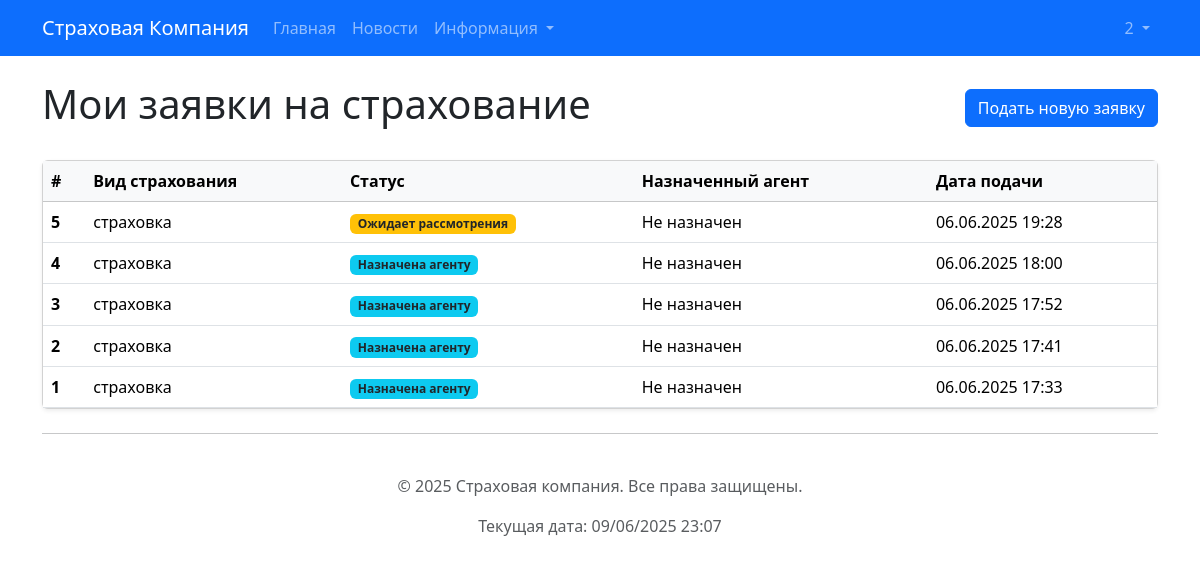
Page /requests/ (signed in) on the committed database.
### insurance_app/models.py (models this page shows, shortened)
class InsuranceRequest(models.Model):
    STATUS_CHOICES = [
        ('pending', 'Ожидает рассмотрения'),
        ('assigned', 'Назначена агенту'),
        ('processing', 'В обработке'),
        ('completed', 'Завершено (договор создан)'),
        ('cancelled', 'Отменена'),
    ]
    client = models.ForeignKey(User, on_delete=models.CASCADE, related_name='insurance_requests', verbose_name="Клиент")
    insurance_type = models.ForeignKey(InsuranceType, on_delete=models.PROTECT, verbose_name="Желаемый вид страхования")
    assigned_agent = models.ForeignKey(Agent, on_delete=models.SET_NULL, null=True, blank=True, related_name='assigned_requests', verbose_name="Назначенный агент")
    status = models.CharField(max_length=20, choices=STATUS_CHOICES, default='pending', verbose_name="Статус заявки")
    client_notes = models.TextField(blank=True, verbose_name="Примечание от клиента", help_text="Любые детали или вопросы, которые вы хотите уточнить.")
    agent_notes = models.TextField(blank=True, verbose_name="Примечания агента", help_text="Внутренние пометки для агента.")
    created_at = models.DateTimeField(auto_now_add=True, verbose_name="Дата создания заявки")
    updated_at = models.DateTimeField(auto_now=True, verbose_name="Дата последнего обновления")
    class Meta:
        verbose_name = "Заявка на страхование"
        verbose_name_plural = "Заявки на страхование"
        ordering = ['-created_at']

class InsuranceType(models.Model):
    name = models.CharField(max_length=200, verbose_name="Название вида страхования")
    description = models.TextField(verbose_name="Описание")
    agent_commission_percentage = models.DecimalField(max_digits=5, decimal_places=2, validators=[MinValueValidator(0), MaxValueValidator(100)], verbose_name="Процент комиссии агенту")
    class Meta:
        verbose_name = "Вид страхования"
        verbose_name_plural = "Виды страхования"

### insurance_app/views.py (the view)
# urls.py: path('requests/', views.insurance_request_list, name='request_list'),
@login_required
def insurance_request_list(request):
    if not hasattr(request.user, 'client_profile'):
        messages.error(request, "Эта страница доступна только для клиентов.")
        return redirect('insurance_app:home')
    requests = InsuranceRequest.objects.filter(client=request.user).select_related('insurance_type', 'assigned_agent').order_by('-created_at')
    context = {
        'requests': requests,
        'page_title': 'Мои заявки на страхование'
    }
    return render(request, 'insurance_app/requests/request_list.html', context)

### insurance_app/templates/insurance_app/requests/request_list.html (shortened to what this page needs)
{% extends 'base.html' %}
{% block content %}
<div class="d-flex justify-content-between align-items-center mb-4">
    <h1>{{ page_title }}</h1>
    <a href="{% url 'insurance_app:request_create' %}" class="btn btn-primary">Подать новую заявку</a>
</div>
{% if requests %}
<div class="card shadow-sm">
    <div class="table-responsive">
        <table class="table table-hover mb-0">
            <thead class="table-light">
                <tr>
                    <th scope="col">#</th>
                    <th scope="col">Вид страхования</th>
                    <th scope="col">Статус</th>
                    <th scope="col">Назначенный агент</th>
                    <th scope="col">Дата подачи</th>
                </tr>
            </thead>
            <tbody>
                {% for request in requests %}
                <tr>
                    <th scope="row">{{ request.id }}</th>
                    <td>{{ request.insurance_type.name }}</td>
                    <td>
                        <span class="badge
                            {% if request.status == 'pending' %}bg-warning text-dark
                            {% elif request.status == 'assigned' %}bg-info text-dark
                            {% elif request.status == 'processing' %}bg-primary
                            {% elif request.status == 'completed' %}bg-success
                            {% elif request.status == 'cancelled' %}bg-danger
                            {% else %}bg-secondary
                            {% endif %}">
                            {{ request.get_status_display }}
                        </span>
                    </td>
                    <td>{{ request.assigned_agent.get_full_name_display|default:"Не назначен" }}</td>
                    <td>{{ request.created_at|date:"d.m.Y H:i" }}</td>
                </tr>
                {% endfor %}
            </tbody>
        </table>
    </div>
</div>
{% else %}
<div class="text-center py-5">
    <p class="lead">У вас пока нет ни одной заявки.</p>
    <p>Вы можете подать свою первую заявку прямо сейчас.</p>
</div>
{% endif %}
{% endblock %}

### templates/base.html (shortened to what this page needs)
<!DOCTYPE html>
<html lang="ru">
<head>
    <link href="https://cdn.jsdelivr.net/npm/bootstrap@5.3.3/dist/css/bootstrap.min.css" rel="stylesheet">
</head>
<body>
    <nav class="navbar navbar-expand-lg navbar-dark bg-primary mb-4">
        <div class="container">
            <a class="navbar-brand" href="{% url 'insurance_app:home' %}">Страховая Компания</a>
            <div class="collapse navbar-collapse" id="navbarNavDropdown">
                <ul class="navbar-nav me-auto mb-2 mb-lg-0">
                    <li class="nav-item">
                        <a class="nav-link {% if request.resolver_match.url_name == 'home' %}active{% endif %}" aria-current="page" href="{% url 'insurance_app:home' %}">Главная</a>
                    </li>
                    <li class="nav-item">
                        <a class="nav-link {% if request.resolver_match.url_name == 'news_list' %}active{% endif %}" href="{% url 'insurance_app:news_list' %}">Новости</a>
                    </li>
                    <li class="nav-item dropdown">
                        <a class="nav-link dropdown-toggle" href="#" id="navbarDropdownPublicLinks" role="button" data-bs-toggle="dropdown" aria-expanded="false">
                            Информация
                        </a>
                    </li>
                </ul>
                <ul class="navbar-nav ms-auto mb-2 mb-lg-0">
                    {% if user.is_authenticated %}
                        <li class="nav-item dropdown">
                            <a class="nav-link dropdown-toggle" href="#" id="navbarDropdownUserMenu" role="button" data-bs-toggle="dropdown" aria-expanded="false">
                                {{ user.username }}
                            </a>
                        </li>
                    {% endif %}
                </ul>
            </div>
        </div>
    </nav>
    <div class="container">
        <main class="my-4">
            {% block content %}{% endblock %}
        </main>
        <hr>
        <footer class="py-3 my-4">
            <p class="text-center text-muted">&copy; {% now "Y" %} Страховая компания. Все права защищены.</p>
            <p class="text-center text-muted">Текущая дата: {% now "d/m/Y H:i" %}</p>
        </footer>
    </div>
</body>
</html>

### rows in the picture
InsuranceRequest: id "5", insurance_type.name "страховка", status "Ожидает рассмотрения", assigned_agent.full_name "Не назначен", created_at "06.06.2025 19:28"
InsuranceRequest: id "4", insurance_type.name "страховка", status "Назначена агенту", assigned_agent.full_name "Не назначен", created_at "06.06.2025 18:00"
InsuranceRequest: id "3", insurance_type.name "страховка", status "Назначена агенту", assigned_agent.full_name "Не назначен", created_at "06.06.2025 17:52"
InsuranceRequest: id "2", insurance_type.name "страховка", status "Назначена агенту", assigned_agent.full_name "Не назначен", created_at "06.06.2025 17:41"
InsuranceRequest: id "1", insurance_type.name "страховка", status "Назначена агенту", assigned_agent.full_name "Не назначен", created_at "06.06.2025 17:33"

### other values in the picture
{{ user.username }} "2"
{{ page_title }} "Мои заявки на страхование"
